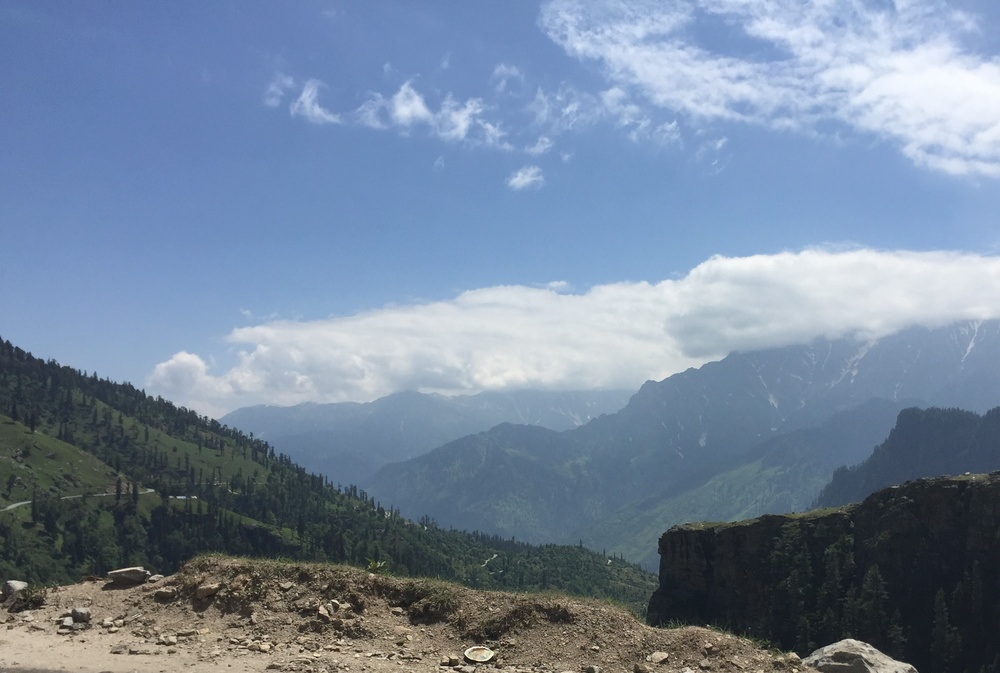
#> input picture Image and Video/image2.jpg, 1000 x 673 px, shrunk from 2700 x 1818 before the run
$ jupyter execute IMAGE_AND_VIDEO.ipynb
#> lines starting #> are read from the running program, lines starting #| are printed output that depends on the picture
[cell 1]
#import library
import numpy as np
import cv2
import matplotlib.pyplot as plt
from matplotlib import pyplot as plt
import pywt
import pywt.data

## Data Extraction

[cell 2]
img = cv2.imread('image2.jpg')
#> img is the input picture: shape (673, 1000, 3); mean B, G, R 156.4, 134.2, 116.8

dst = cv2.fastNlMeansDenoisingColored(img, None, 10, 10, 7, 21)

#parameter in fastNlMeanDenoisingColored
    #h : parameter deciding filter strength. Higher h value removes noise better, but removes details of image also.
    #hForColorComponents : same as h, but for color images only. (normally same as h)
    #templateWindowSize : should be odd. (recommended 7)
    #searchWindowSize : should be odd. (recommended 21)

cv2.imwrite('noise_result2.jpg', dst)

plt.figure(figsize = (10,6))
plt.subplot(121), plt.imshow(img)
plt.subplot(122), plt.imshow(dst)
plt.show()
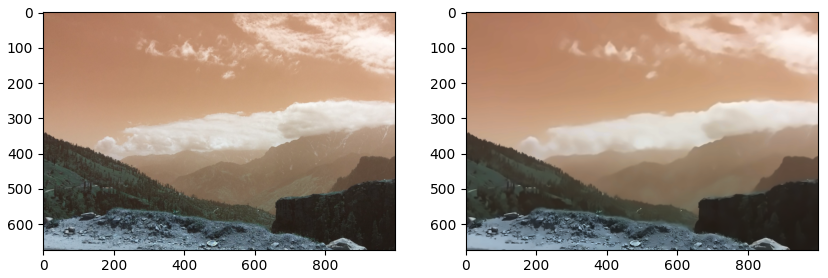
#> figure drawn by matplotlib, 2 panels; B, G, R data is drawn as R, G, B
#result lebih jelas dapat dilihat setelah di zoom

[cell 3]
img = cv2.imread('image2.jpg')
#untuk membaca image dalam bentuk grayscale: img = cv2.imread('image2.jpg', 0)

#find frequency of pixels in range 0 - 255, using cv2 histogram calculation
histr = cv2.calcHist([img], [0], None, [256], [0, 256])
#> histr = 256 values, max 9958 at index 202, min 2 at index 1, mean 2628.9

#show the plotting graph of an image
plt.plot(histr)
plt.show()
#> figure, not shown here; curve peaks at x = 202, y = 9958

#alternative way to find histogram of an image, using matplotlib histogram
plt.hist(img.ravel(), 256, [0, 256])
plt.show()
#> figure, not shown here; tallest bar 17268 high, from x = 129 to 130

#finding out RGB distribution over image
color = ('b', 'g', 'r')

for i, col in enumerate(color):
    histr = cv2.calcHist([img], [i], None, [256], [0, 256])
    plt.plot(histr, color = col)
    plt.xlim([0, 256])

plt.show()
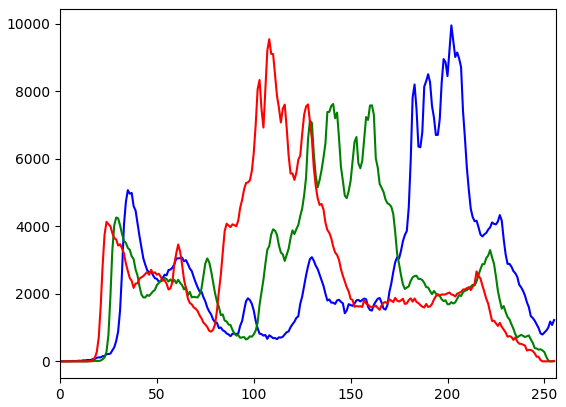
#> figure drawn by matplotlib, 1 panel; curve peaks at x = 202, y = 9958; curve peaks at x = 141, y = 7629; curve peaks at x = 108, y = 9549

[cell 4]
img = cv2.imread('noise_result2.jpg')
#untuk membaca image dalam bentuk grayscale: img = cv2.imread('image2.jpg', 0)

#find frequency of pixels in range 0 - 255, using cv2 histogram calculation
histr = cv2.calcHist([img], [0], None, [256], [0, 256])
#> histr = 256 values, max 15124 at index 188, min 5 at index 1, mean 2628.9

#show the plotting graph of an image
plt.plot(histr)
plt.show()
#> figure, not shown here; curve peaks at x = 188, y = 15124

#alternative way to find histogram of an image, using matplotlib histogram
plt.hist(img.ravel(), 256, [0, 256])
plt.show()
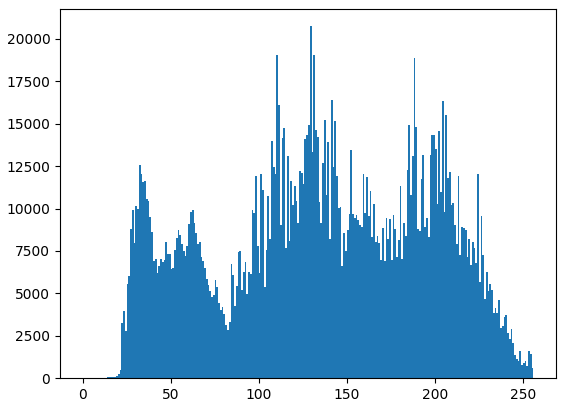
#> figure drawn by matplotlib, 1 panel; tallest bar 20743 high, from x = 129 to 130

#finding out RGB distribution over image
color = ('b', 'g', 'r')

for i, col in enumerate(color):
    histr = cv2.calcHist([img], [i], None, [256], [0, 256])
    plt.plot(histr, color = col)
    plt.xlim([0, 256])

plt.show()
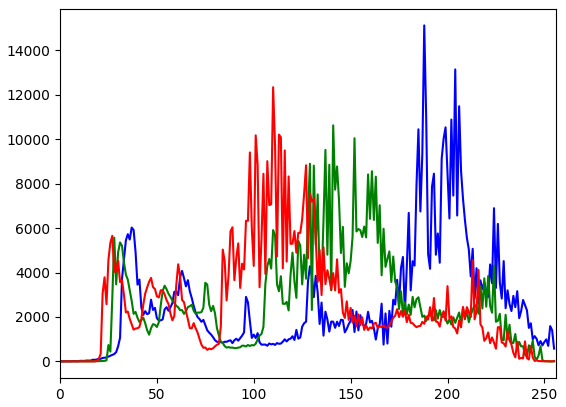
#> figure drawn by matplotlib, 1 panel; curve peaks at x = 188, y = 15124; curve peaks at x = 141, y = 10625; curve peaks at x = 110, y = 12341

[cell 5]
#load image
original = plt.imread('dice.png')
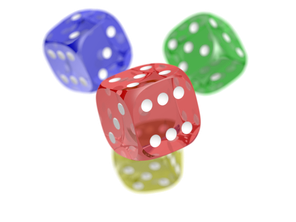
#> input picture Image and Video/dice.png, 296 x 222 px, shrunk from 800 x 600 before the run
#> original is the input picture: shape (222, 296, 4) float32; mean R, G, B, A 0.184, 0.16, 0.153, 0.266
plt.imshow(original)

#wavelet transform of image, image, and plot approximation and details
titles = [' Approximation', 'Hosrizontal Detail', 'Vertical Detail', 'Diagonal Detail']
coeffs2 = pywt.dwt2(original, 'bior1.3')
LL, (LH, HL, HH) = coeffs2
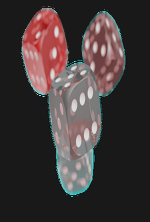
#> LL: shape (222, 150, 4) float32; mean of channels 0, 1, 2, 3 0.328, 0.328, 0.424, 0.424; drawn with min black and max white
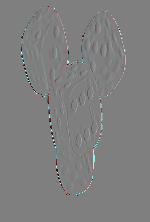
#> LH: shape (222, 150, 4) float32; mean of channels 0, 1, 2, 3 0.000592, 0.000592, -0.000221, -0.000221; drawn with min black and max white
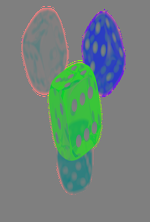
#> HL: shape (222, 150, 4) float32; mean of channels 0, 1, 2, 3 -0.0241, 0.0241, -0.112, 0.112; drawn with min black and max white
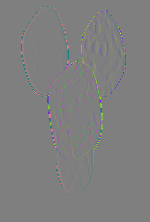
#> HH: shape (222, 150, 4) float32; mean of channels 0, 1, 2, 3 -0.00014, 0.00014, -0.000255, 0.000255; drawn with min black and max white
fig = plt.figure(figsize = (12, 3))

for i, a in enumerate([LL, LH, HL, HH]):
    ax = fig.add_subplot(1, 4, i + 1)
    ax.imshow(a, interpolation = 'nearest', cmap = plt.cm.gray)
    ax.set_title(titles[i], fontsize = 10)
    ax.set_xticks([])
    ax.set_yticks([])
#> this loop made 4 passes

fig.tight_layout()
plt.show()
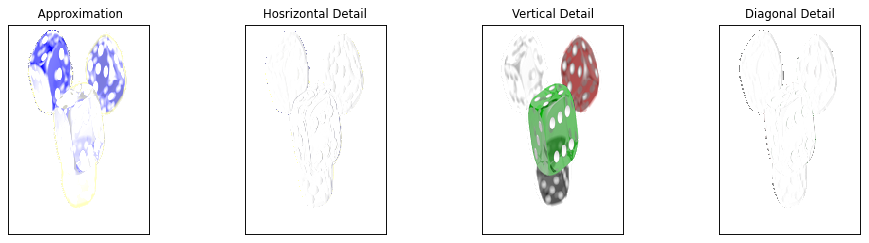
#> figure drawn by matplotlib, 4 panels
